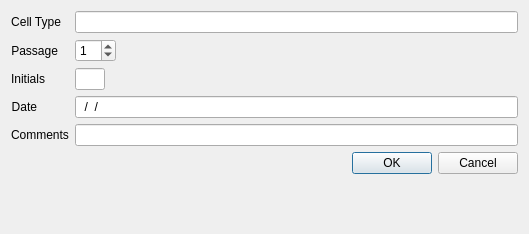
<?xml version="1.0" encoding="UTF-8"?>
<ui version="4.0">
 <class>DialogAddCells</class>
 <widget class="QDialog" name="DialogAddCells">
  <property name="geometry">
   <rect>
    <x>0</x>
    <y>0</y>
    <width>529</width>
    <height>234</height>
   </rect>
  </property>
  <property name="windowTitle">
   <string>Add Cells</string>
  </property>
  <layout class="QFormLayout" name="formLayout">
   <item row="0" column="0">
    <widget class="QLabel" name="label_6">
     <property name="sizePolicy">
      <sizepolicy hsizetype="Fixed" vsizetype="Preferred">
       <horstretch>0</horstretch>
       <verstretch>0</verstretch>
      </sizepolicy>
     </property>
     <property name="text">
      <string>Cell Type</string>
     </property>
     <property name="alignment">
      <set>Qt::AlignRight|Qt::AlignTrailing|Qt::AlignVCenter</set>
     </property>
    </widget>
   </item>
   <item row="0" column="1">
    <widget class="QLineEdit" name="txtCellsStore">
     <property name="sizePolicy">
      <sizepolicy hsizetype="Minimum" vsizetype="Preferred">
       <horstretch>0</horstretch>
       <verstretch>0</verstretch>
      </sizepolicy>
     </property>
     <property name="minimumSize">
      <size>
       <width>0</width>
       <height>0</height>
      </size>
     </property>
     <property name="maximumSize">
      <size>
       <width>16777215</width>
       <height>16777215</height>
      </size>
     </property>
    </widget>
   </item>
   <item row="7" column="0" colspan="2">
    <widget class="QDialogButtonBox" name="buttonBox">
     <property name="orientation">
      <enum>Qt::Horizontal</enum>
     </property>
     <property name="standardButtons">
      <set>QDialogButtonBox::Cancel|QDialogButtonBox::Ok</set>
     </property>
    </widget>
   </item>
   <item row="1" column="0">
    <widget class="QLabel" name="label_7">
     <property name="sizePolicy">
      <sizepolicy hsizetype="Fixed" vsizetype="Preferred">
       <horstretch>0</horstretch>
       <verstretch>0</verstretch>
      </sizepolicy>
     </property>
     <property name="text">
      <string>Passage</string>
     </property>
     <property name="alignment">
      <set>Qt::AlignRight|Qt::AlignTrailing|Qt::AlignVCenter</set>
     </property>
    </widget>
   </item>
   <item row="1" column="1">
    <widget class="QSpinBox" name="spnPassageStore">
     <property name="sizePolicy">
      <sizepolicy hsizetype="Fixed" vsizetype="Fixed">
       <horstretch>0</horstretch>
       <verstretch>0</verstretch>
      </sizepolicy>
     </property>
     <property name="value">
      <number>1</number>
     </property>
    </widget>
   </item>
   <item row="2" column="0">
    <widget class="QLabel" name="label">
     <property name="sizePolicy">
      <sizepolicy hsizetype="Maximum" vsizetype="Preferred">
       <horstretch>0</horstretch>
       <verstretch>0</verstretch>
      </sizepolicy>
     </property>
     <property name="text">
      <string>Initials</string>
     </property>
     <property name="alignment">
      <set>Qt::AlignRight|Qt::AlignTrailing|Qt::AlignVCenter</set>
     </property>
    </widget>
   </item>
   <item row="2" column="1">
    <widget class="QLineEdit" name="txtInitials">
     <property name="sizePolicy">
      <sizepolicy hsizetype="Maximum" vsizetype="Fixed">
       <horstretch>0</horstretch>
       <verstretch>0</verstretch>
      </sizepolicy>
     </property>
     <property name="maximumSize">
      <size>
       <width>30</width>
       <height>16777215</height>
      </size>
     </property>
    </widget>
   </item>
   <item row="3" column="0">
    <widget class="QLabel" name="label_2">
     <property name="text">
      <string>Date</string>
     </property>
     <property name="alignment">
      <set>Qt::AlignRight|Qt::AlignTrailing|Qt::AlignVCenter</set>
     </property>
    </widget>
   </item>
   <item row="3" column="1">
    <widget class="QLineEdit" name="txtDate">
     <property name="sizePolicy">
      <sizepolicy hsizetype="Minimum" vsizetype="Fixed">
       <horstretch>0</horstretch>
       <verstretch>0</verstretch>
      </sizepolicy>
     </property>
     <property name="inputMask">
      <string>99/99/9999</string>
     </property>
    </widget>
   </item>
   <item row="4" column="0">
    <widget class="QLabel" name="label_3">
     <property name="text">
      <string>Comments</string>
     </property>
    </widget>
   </item>
   <item row="4" column="1">
    <widget class="QLineEdit" name="txtComments">
     <property name="minimumSize">
      <size>
       <width>250</width>
       <height>0</height>
      </size>
     </property>
    </widget>
   </item>
  </layout>
 </widget>
 <resources/>
 <connections>
  <connection>
   <sender>buttonBox</sender>
   <signal>accepted()</signal>
   <receiver>DialogAddCells</receiver>
   <slot>accept()</slot>
   <hints>
    <hint type="sourcelabel">
     <x>248</x>
     <y>254</y>
    </hint>
    <hint type="destinationlabel">
     <x>157</x>
     <y>274</y>
    </hint>
   </hints>
  </connection>
  <connection>
   <sender>buttonBox</sender>
   <signal>rejected()</signal>
   <receiver>DialogAddCells</receiver>
   <slot>reject()</slot>
   <hints>
    <hint type="sourcelabel">
     <x>316</x>
     <y>260</y>
    </hint>
    <hint type="destinationlabel">
     <x>286</x>
     <y>274</y>
    </hint>
   </hints>
  </connection>
 </connections>
</ui>
